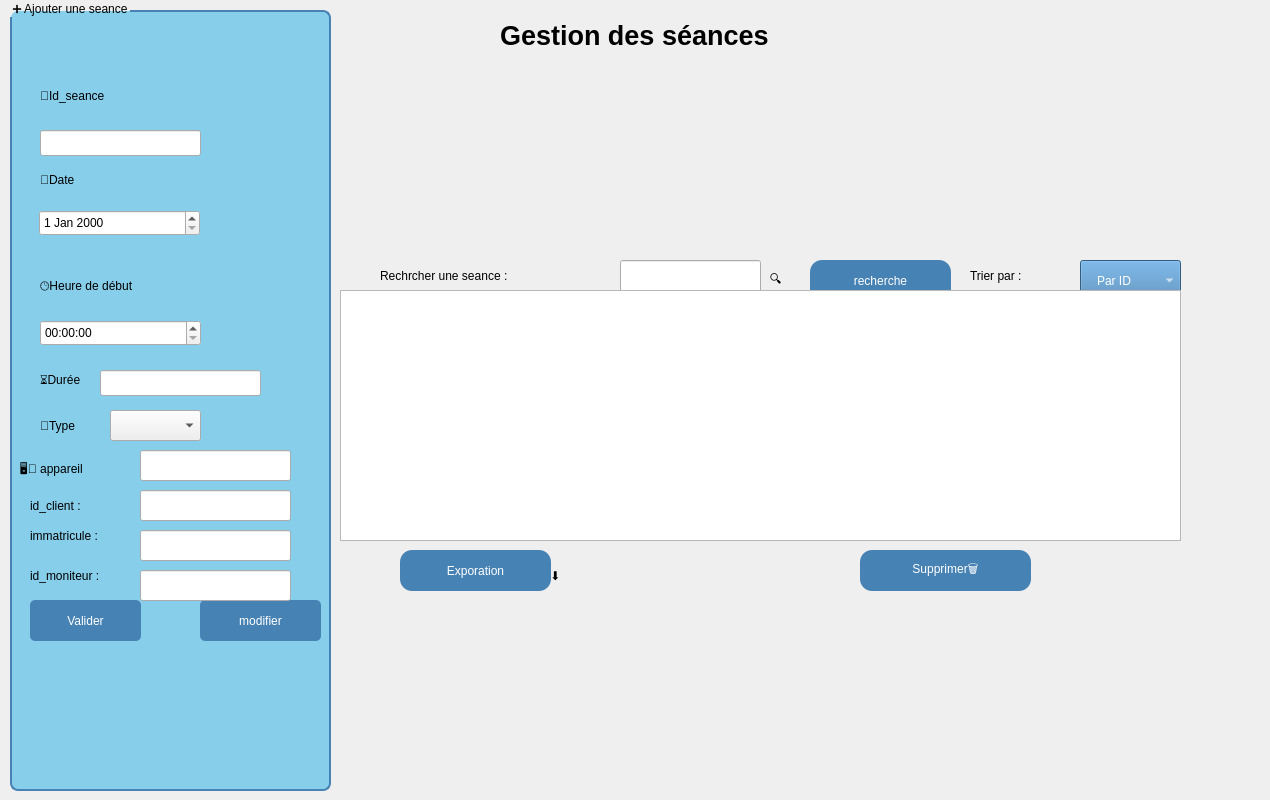
      <widget class="QWidget" name="tab_2">
       <attribute name="title">
        <string>Acceuil</string>
       </attribute>
       <widget class="QLabel" name="label_2">
        <property name="geometry">
         <rect>
          <x>380</x>
          <y>260</y>
          <width>251</width>
          <height>31</height>
         </rect>
        </property>
        <property name="styleSheet">
         <string notr="true">font: 14pt &quot;Segoe UI&quot;;</string>
        </property>
        <property name="text">
         <string>Rechrcher une seance :</string>
        </property>
       </widget>
       <widget class="QComboBox" name="comboBox_trier">
        <property name="geometry">
         <rect>
          <x>1080</x>
          <y>260</y>
          <width>101</width>
          <height>41</height>
         </rect>
        </property>
        <property name="styleSheet">
         <string notr="true">background-color: rgb(70, 130, 180);
font: 14pt &quot;Segoe UI&quot;;
font: 900 12pt &quot;Segoe UI&quot;;

    color: white;                /* لون النص */
         /* الحواف مدوّرة */
    padding: 8px 16px;  </string>
        </property>
        <item>
         <property name="text">
          <string>Par ID</string>
         </property>
        </item>
        <item>
         <property name="text">
          <string>Par Date</string>
         </property>
        </item>
       </widget>
       <widget class="QLineEdit" name="lineEdit_recherche">
        <property name="geometry">
         <rect>
          <x>620</x>
          <y>260</y>
          <width>141</width>
          <height>41</height>
         </rect>
        </property>
        <property name="whatsThis">
         <string>&lt;html&gt;&lt;head/&gt;&lt;body&gt;&lt;p&gt;hhhh&lt;/p&gt;&lt;p&gt;&lt;br/&gt;&lt;/p&gt;&lt;/body&gt;&lt;/html&gt;</string>
        </property>
       </widget>
       <widget class="QLabel" name="label_3">
        <property name="geometry">
         <rect>
          <x>770</x>
          <y>260</y>
          <width>81</width>
          <height>41</height>
         </rect>
        </property>
        <property name="styleSheet">
         <string notr="true">font: 12pt &quot;Segoe UI&quot;;</string>
        </property>
        <property name="text">
         <string>🔍</string>
        </property>
       </widget>
       <widget class="QPushButton" name="pushButton_supprimer">
        <property name="geometry">
         <rect>
          <x>860</x>
          <y>550</y>
          <width>171</width>
          <height>41</height>
         </rect>
        </property>
        <property name="styleSheet">
         <string notr="true">background-color: rgb(70, 130, 180);
font: 14pt &quot;Segoe UI&quot;;
font: 900 12pt &quot;Segoe UI&quot;;

    color: white;                /* لون النص */
    border-radius: 12px;         /* الحواف مدوّرة */
    padding: 8px 16px;  
</string>
        </property>
        <property name="text">
         <string>Supprimer🗑️</string>
        </property>
       </widget>
       <widget class="QGroupBox" name="groupBox">
        <property name="geometry">
         <rect>
          <x>10</x>
          <y>0</y>
          <width>321</width>
          <height>791</height>
         </rect>
        </property>
        <property name="styleSheet">
         <string notr="true">QGroupBox {
	font: 900 9pt &quot;Segoe UI&quot;;
	font: 900 9pt &quot;Segoe UI&quot;;
	font: 16pt &quot;Segoe UI&quot;;
  
	background-color: rgb(135, 206, 235);
    border: 2px solid #4682B4;
    border-radius: 8px;
    margin-top: 10px;
}
QPushButton {
    background-color: #4682B4;
    color: white;
    border-radius: 5px;
    padding: 5px;
}
QPushButton:hover {
    background-color: #5A9BD5;
}</string>
        </property>
        <property name="title">
         <string>➕ Ajouter une seance</string>
        </property>
        <widget class="QLabel" name="label_4">
         <property name="geometry">
          <rect>
           <x>30</x>
           <y>80</y>
           <width>131</width>
           <height>31</height>
          </rect>
         </property>
         <property name="styleSheet">
          <string notr="true">font: 12pt &quot;Segoe UI&quot;;</string>
         </property>
         <property name="text">
          <string>🔑Id_seance</string>
         </property>
        </widget>
        <widget class="QLineEdit" name="lineEdit_id">
         <property name="geometry">
          <rect>
           <x>30</x>
           <y>130</y>
           <width>161</width>
           <height>26</height>
          </rect>
         </property>
        </widget>
        <widget class="QLabel" name="label_5">
         <property name="geometry">
          <rect>
           <x>30</x>
           <y>170</y>
           <width>91</width>
           <height>20</height>
          </rect>
         </property>
         <property name="styleSheet">
          <string notr="true">font: 12pt &quot;Segoe UI&quot;;</string>
         </property>
         <property name="text">
          <string>📅Date</string>
         </property>
        </widget>
        <widget class="QDateEdit" name="dateEdit_date">
         <property name="geometry">
          <rect>
           <x>29</x>
           <y>210</y>
           <width>161</width>
           <height>26</height>
          </rect>
         </property>
         <property name="styleSheet">
          <string notr="true">font: 12pt &quot;Segoe UI&quot;;</string>
         </property>
        </widget>
        <widget class="QLabel" name="label_8">
         <property name="geometry">
          <rect>
           <x>30</x>
           <y>270</y>
           <width>191</width>
           <height>31</height>
          </rect>
         </property>
         <property name="styleSheet">
          <string notr="true">font: 12pt &quot;Segoe UI&quot;;</string>
         </property>
         <property name="text">
          <string>🕒Heure de début</string>
         </property>
        </widget>
        <widget class="QTimeEdit" name="timeEdit_heure">
         <property name="geometry">
          <rect>
           <x>30</x>
           <y>320</y>
           <width>161</width>
           <height>26</height>
          </rect>
         </property>
         <property name="styleSheet">
          <string notr="true">font: 12pt &quot;Segoe UI&quot;;</string>
         </property>
        </widget>
        <widget class="QLabel" name="label_9">
         <property name="geometry">
          <rect>
           <x>30</x>
           <y>370</y>
           <width>111</width>
           <height>20</height>
          </rect>
         </property>
         <property name="styleSheet">
          <string notr="true">font: 12pt &quot;Segoe UI&quot;;</string>
         </property>
         <property name="text">
          <string>⏳Durée</string>
         </property>
        </widget>
        <widget class="QLineEdit" name="lineEdit_duree">
         <property name="geometry">
          <rect>
           <x>90</x>
           <y>370</y>
           <width>161</width>
           <height>26</height>
          </rect>
         </property>
        </widget>
        <widget class="QLabel" name="label_10">
         <property name="geometry">
          <rect>
           <x>30</x>
           <y>410</y>
           <width>81</width>
           <height>31</height>
          </rect>
         </property>
         <property name="styleSheet">
          <string notr="true">font: 12pt &quot;Segoe UI&quot;;</string>
         </property>
         <property name="text">
          <string>🚗Type</string>
         </property>
        </widget>
        <widget class="QComboBox" name="comboBox_type">
         <property name="geometry">
          <rect>
           <x>100</x>
           <y>410</y>
           <width>91</width>
           <height>31</height>
          </rect>
         </property>
         <property name="styleSheet">
          <string notr="true">font: 12pt &quot;Segoe UI&quot;;</string>
         </property>
         <item>
          <property name="text">
           <string/>
          </property>
         </item>
         <item>
          <property name="text">
           <string>CODE</string>
          </property>
         </item>
         <item>
          <property name="text">
           <string>COND</string>
          </property>
         </item>
         <item>
          <property name="text">
           <string>PARC</string>
          </property>
         </item>
        </widget>
        <widget class="QPushButton" name="pushButton_modifier">
         <property name="geometry">
          <rect>
           <x>190</x>
           <y>600</y>
           <width>121</width>
           <height>41</height>
          </rect>
         </property>
         <property name="styleSheet">
          <string notr="true">font: 12pt &quot;Segoe UI&quot;;</string>
         </property>
         <property name="text">
          <string>modifier</string>
         </property>
        </widget>
        <widget class="QLabel" name="label_14">
         <property name="geometry">
          <rect>
           <x>10</x>
           <y>450</y>
           <width>141</width>
           <height>41</height>
          </rect>
         </property>
         <property name="styleSheet">
          <string notr="true">font: 12pt &quot;Segoe UI&quot;;</string>
         </property>
         <property name="text">
          <string>🖥️🚗 appareil </string>
         </property>
        </widget>
        <widget class="QLineEdit" name="lineEdit_appareil">
         <property name="geometry">
          <rect>
           <x>130</x>
           <y>450</y>
           <width>151</width>
           <height>31</height>
          </rect>
         </property>
        </widget>
        <widget class="QLabel" name="label_15">
         <property name="geometry">
          <rect>
           <x>20</x>
           <y>490</y>
           <width>91</width>
           <height>31</height>
          </rect>
         </property>
         <property name="styleSheet">
          <string notr="true">font: 12pt &quot;Segoe UI&quot;;</string>
         </property>
         <property name="text">
          <string>id_client :</string>
         </property>
        </widget>
        <widget class="QLineEdit" name="lineEdit_id_client">
         <property name="geometry">
          <rect>
           <x>130</x>
           <y>490</y>
           <width>151</width>
           <height>31</height>
          </rect>
         </property>
        </widget>
        <widget class="QLineEdit" name="lineEdit_id_moniteur">
         <property name="geometry">
          <rect>
           <x>130</x>
           <y>570</y>
           <width>151</width>
           <height>31</height>
          </rect>
         </property>
        </widget>
        <widget class="QLineEdit" name="lineEdit_immatricule">
         <property name="geometry">
          <rect>
           <x>130</x>
           <y>530</y>
           <width>151</width>
           <height>31</height>
          </rect>
         </property>
        </widget>
        <widget class="QLabel" name="label_16">
         <property name="geometry">
          <rect>
           <x>20</x>
           <y>520</y>
           <width>121</width>
           <height>31</height>
          </rect>
         </property>
         <property name="styleSheet">
          <string notr="true">font: 12pt &quot;Segoe UI&quot;;</string>
         </property>
         <property name="text">
          <string>immatricule :</string>
         </property>
        </widget>
        <widget class="QLabel" name="label_17">
         <property name="geometry">
          <rect>
           <x>20</x>
           <y>560</y>
           <width>101</width>
           <height>31</height>
          </rect>
         </property>
         <property name="styleSheet">
          <string notr="true">font: 12pt &quot;Segoe UI&quot;;</string>
         </property>
         <property name="text">
          <string>id_moniteur :</string>
         </property>
        </widget>
        <widget class="QPushButton" name="pushButton_valider">
         <property name="geometry">
          <rect>
           <x>20</x>
           <y>600</y>
           <width>111</width>
           <height>41</height>
          </rect>
         </property>
         <property name="styleSheet">
          <string notr="true">font: 12pt &quot;Segoe UI&quot;;</string>
         </property>
         <property name="text">
          <string>Valider</string>
         </property>
        </widget>
       </widget>
       <widget class="QPushButton" name="pushButton_recherche">
        <property name="geometry">
         <rect>
          <x>810</x>
          <y>260</y>
          <width>141</width>
          <height>41</height>
         </rect>
        </property>
        <property name="styleSheet">
         <string notr="true">background-color: rgb(70, 130, 180);
font: 14pt &quot;Segoe UI&quot;;
font: 900 12pt &quot;Segoe UI&quot;;

    color: white;                /* لون النص */
    border-radius: 12px;         /* الحواف مدوّرة */
    padding: 8px 16px;  </string>
        </property>
        <property name="text">
         <string>recherche</string>
        </property>
       </widget>
       <widget class="QLabel" name="label_12">
        <property name="geometry">
         <rect>
          <x>970</x>
          <y>260</y>
          <width>101</width>
          <height>31</height>
         </rect>
        </property>
        <property name="styleSheet">
         <string notr="true">font: 14pt &quot;Segoe UI&quot;;</string>
        </property>
        <property name="text">
         <string>Trier par :</string>
        </property>
       </widget>
       <widget class="QPushButton" name="pushButton_export">
        <property name="geometry">
         <rect>
          <x>400</x>
          <y>550</y>
          <width>151</width>
          <height>41</height>
         </rect>
        </property>
        <property name="styleSheet">
         <string notr="true">background-color: rgb(70, 130, 180);
font: 14pt &quot;Segoe UI&quot;;
font: 900 12pt &quot;Segoe UI&quot;;

    color: white;                /* لون النص */
    border-radius: 12px;         /* الحواف مدوّرة */
    padding: 8px 16px;  
</string>
        </property>
        <property name="text">
         <string>Exporation</string>
        </property>
       </widget>
       <widget class="QLabel" name="label_13">
        <property name="geometry">
         <rect>
          <x>550</x>
          <y>560</y>
          <width>63</width>
          <height>31</height>
         </rect>
        </property>
        <property name="styleSheet">
         <string notr="true">font: 14pt &quot;Segoe UI&quot;;</string>
        </property>
        <property name="text">
         <string>⬇️</string>
        </property>
       </widget>
       <widget class="QLabel" name="label_19">
        <property name="geometry">
         <rect>
          <x>360</x>
          <y>60</y>
          <width>901</width>
          <height>181</height>
         </rect>
        </property>
        <property name="text">
         <string/>
        </property>
        <property name="pixmap">
         <pixmap>../../WhatsApp Image 2025-09-24 at 15.27.43.jpeg</pixmap>
        </property>
       </widget>
       <widget class="QLabel" name="label">
        <property name="geometry">
         <rect>
          <x>500</x>
          <y>10</y>
          <width>481</width>
          <height>51</height>
         </rect>
        </property>
        <property name="text">
         <string>&lt;html&gt;&lt;head/&gt;&lt;body&gt;&lt;p&gt;&lt;span style=&quot; font-size:20pt; font-weight:700;&quot;&gt;Gestion des séances&lt;/span&gt;&lt;/p&gt;&lt;/body&gt;&lt;/html&gt;</string>
        </property>
       </widget>
       <widget class="QTableView" name="tableView_seances">
        <property name="geometry">
         <rect>
          <x>340</x>
          <y>290</y>
          <width>841</width>
          <height>251</height>
         </rect>
        </property>
        <property name="styleSheet">
         <string notr="true">background-color: #00008B;   /* أزرق غامق */
    color: white;                /* النص أبيض */
    gridline-color: white;       /* لون الخطوط */
    border-radius: 8px;          /* حواف مستديرة */
}
QHeaderView::section {
    background-color: #34495e;   /* رمادي غامق للـ header */
    color: white;
    padding: 4px;
    border: 1px solid #2c3e50;</string>
        </property>
       </widget>
      </widget>
